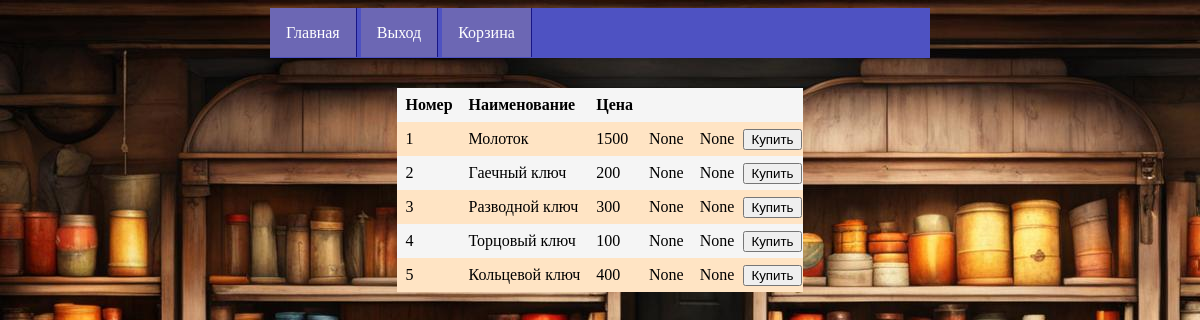
Screenshot of /products (signed in) with the database file from the repository.
### tables this page shows
CREATE TABLE "products" (
                            "id" integer PRIMARY KEY AUTOINCREMENT NOT NULL,
                            "name" text,
                            "price" int,
                            "img" text,
                            "colour" text
                            );

### app.py (the view, shortened to what this page needs)
@app.route('/products', methods=['GET', 'POST'])
@login_required
def products():
    row = models.getAllProducts()
    if request.method == "GET":
        return render_template("products.html",headings = headings, data = row)

### app.py (called while the page is built)
@login_manager.user_loader
def load_user(userlogin):
    return UserLogin().fromDB(userlogin)

    def fromDB(self,user):
        self.__user = models.getUserID(user)
        return self

### models.py (called while the page is built)
def getAllProducts():
    conn = ""
    try:
       conn=sqlite3.connect(db_file)
       cur = conn.cursor()
       cur.execute("SELECT * from products")
       row = cur.fetchall()
       return row
    except Error as e:
       print(e)
    finally:
        if conn:
            conn.close()

def getUserID(user):
    row = ""
    try:
        conn = sqlite3.connect(db_file)
        print(sqlite3.version)
        cur = conn.cursor()
        cur.execute("SELECT id from users where user=?",(user,))
        row = cur.fetchall()
    except Error as e:
        print(e)
    finally:
        if conn:
            conn.close()
            return row

### templates/products.html (shortened to what this page needs)
<html lang="ru">
<head>
    <link rel="stylesheet" href="{{url_for('static',filename='main.css')}}">
    {% block content %}
    <nav class="menu">
        <ul>
            <li><a href="/">Главная</a></li>
            <li><a href="logout">Выход</a></li>
            <li><a href="basket">Корзина</a></li>
        </ul>
    </nav>
    {%endblock%}
</head>
<body>
    <table class = "table">
        <tr class = "table__header">
            {% for header in headings %}
            <th class = "table__cell"> {{ header }}</th>
            {%endfor%}
        </tr>
        {%for row in data%}
        <tr class = "table__row">
            {% for cell in row %}
            <td class = "table__cell">{{ cell }}</td>
            {%endfor%}
            <form action = "#" method = "POST">
                <td><input type = "submit" value = "Купить" name = "{{row[0]}}" formmethod="POST"></td>
            </form>
        </tr>
        {%endfor%}
    </table>
</body>
</html>

### static/main.css (style rules this page uses)
ul { list-style: none; margin: 0 auto; }
a { text-decoration: none; font-family: 'Lora', serif; transition: .5s linear; }
nav { display: block; width: 660px; margin: 0 auto 30px; }
.menu ul { padding: 1em 0; background: #4e52c2; }
.menu a { padding: 1em; background: rgba(177, 152, 145, .3); border-right: 1px solid rgb(23, 21, 134); color: #ffffff; }
.menu li { display: inline; }
.table { border-spacing: 0; margin: 1rem; background-color: #f5f5f5; margin-left: auto; margin-right: auto; }
.table__row:nth-child(even) { background-color: bisque; }
.table__header { text-align: left; }
.table__cell { padding: 8px }

### rows the page displays
products: row "1" "None" "None", name "Молоток", price "1500"
products: row "2" "200" "None" "None", name "Гаечный ключ"
products: row "3" "None" "None", name "Разводной ключ", price "300"
products: row "4" "100" "None" "None", name "Торцовый ключ"
products: row "5" "None" "None", name "Кольцевой ключ", price "400"

### other values shown
{{ header }} "Номер" "Наименование" "Цена"
